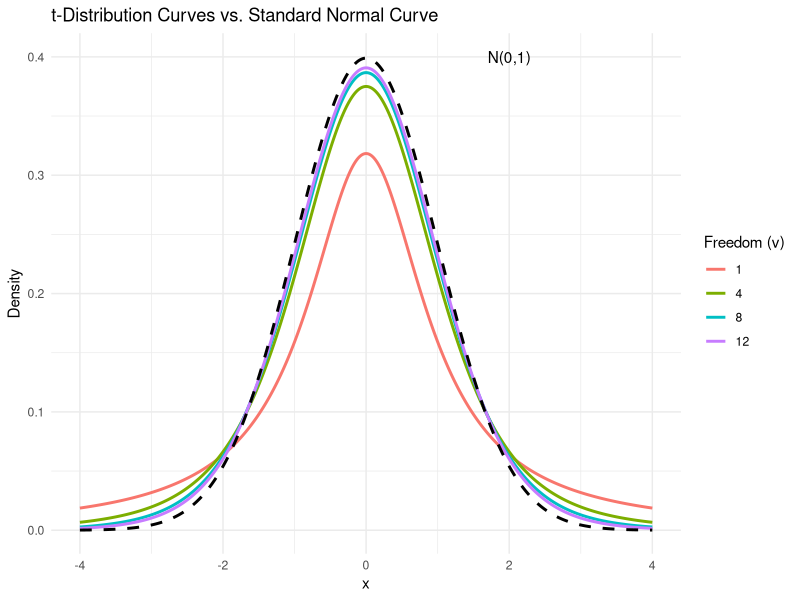

The R source for this figure:
## ---- chunk 1
library(ggplot2)

# Generate x-axis values
x <- seq(-4, 4, length.out = 1000)

# Degrees of freedom
df_values <- c(1, 4, 8, 12)

# Create a data frame for the t-distribution curves
t_dist_data <- data.frame(x = rep(x, each = length(df_values)),
                          df = rep(df_values, times = length(x)))

# Calculate t-distribution probability density values
t_dist_data$density <- dt(t_dist_data$x, df = t_dist_data$df)

# Create a data frame for the standard normal distribution curve
normal_data <- data.frame(x = x)
normal_data$density <- dnorm(normal_data$x)

# Create a ggplot for t-distribution curves with different colors
t_dist_plot <- ggplot() +
  geom_line(data = t_dist_data, aes(x = x, y = density, color = factor(df)), size = 1) +
  geom_line(data = normal_data, aes(x = x, y = density), color = "black", size = 1, linetype = "dashed") +
  labs(title = "t-Distribution Curves vs. Standard Normal Curve",
       x = "x", y = "Density") +
  scale_color_discrete(name = "Freedom (v)",
                       labels = c("1", "4", "8", "12", "Standard Normal")) +
  theme_minimal() +
  annotate("text", x = 2, y = 0.4, label = "N(0,1)", color = "black")

# Display the t-distribution plot
print(t_dist_plot)
